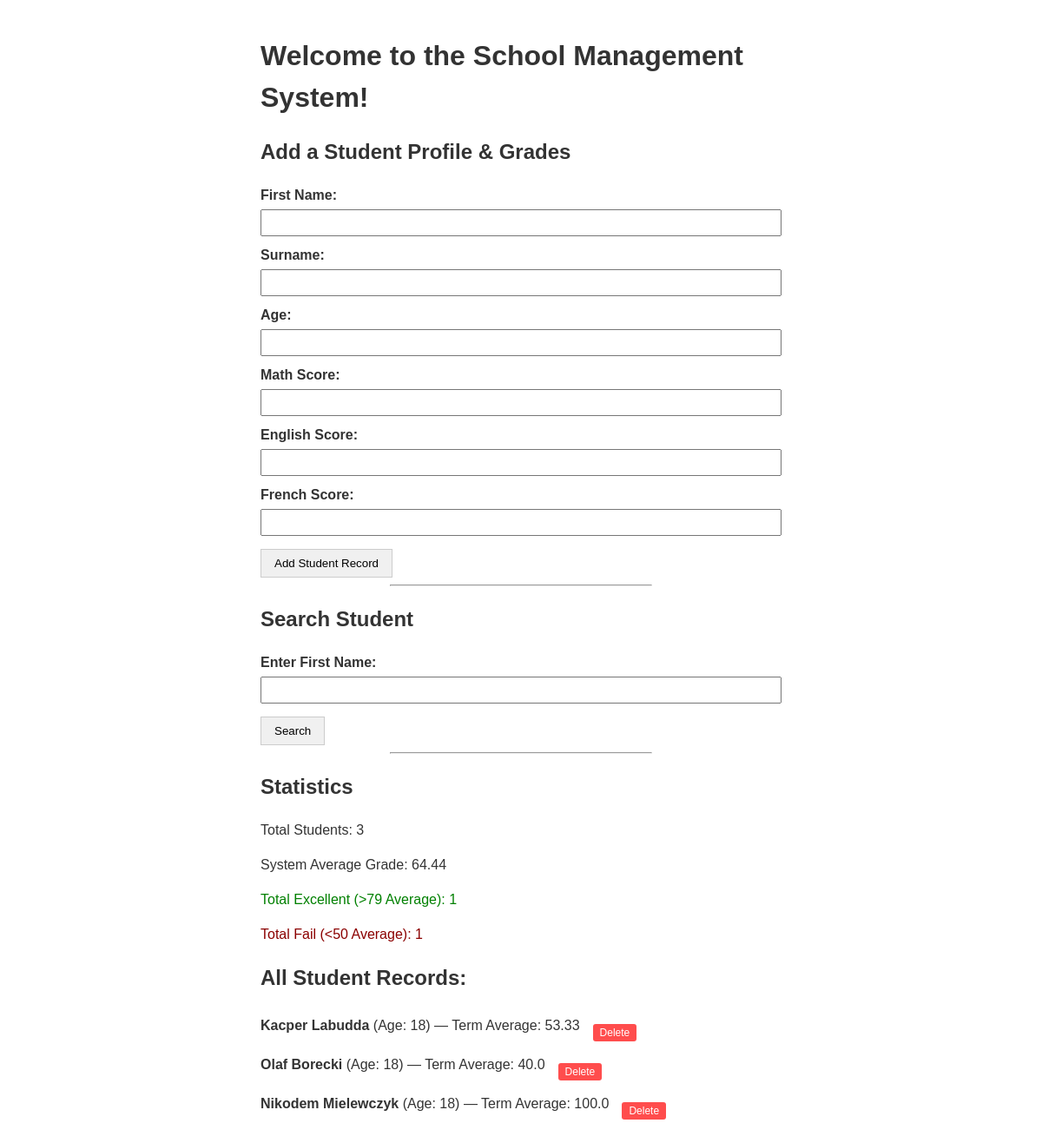
The page / on the database its author committed.
### tables this page shows
CREATE TABLE student (
            id INTEGER PRIMARY KEY AUTOINCREMENT, 
            name VARCHAR(20), 
            surname VARCHAR(20), 
            age INTEGER
        );

### app.py (the view, shortened to what this page needs)
@app.route('/')
def home():
    conn = get_db_connection()
    query = '''
        SELECT s.id, s.name, s.surname, s.age,
               (g.math_score + g.english_score + g.french_score) / 3.0 AS overall_average
        FROM student s
        JOIN grades g ON s.id = g.student_id
    '''
    students_list = conn.execute(query).fetchall()
    total = len(students_list)
    avg_row = conn.execute('''
        SELECT AVG((math_score + english_score + french_score) / 3.0) as sys_avg
        FROM grades
    ''').fetchone()
    system_average = round(avg_row['sys_avg'], 2) if avg_row['sys_avg'] else 0
    excellent = 0
    fail = 0
    for s in students_list:
        if s['overall_average'] > 79:
            excellent += 1
        elif s['overall_average'] < 50:
            fail += 1
    searched_student = None
    search_error = request.args.get('search_error')
    search_id = request.args.get('search_id')
    conn.close()
    return render_template(
        "SMS.html",
        students=students_list,
        total=total,
        excelent=excellent,
        fail=fail,
        average=system_average,
        searched_student=searched_student,
        search_error=search_error
    )

### app.py (called while the page is built)
def get_db_connection():
    conn = sqlite3.connect(DB_FILE)
    conn.row_factory = sqlite3.Row
    return conn

### templates/SMS.html (shortened to what this page needs)
<!DOCTYPE html>
<html lang="en">
<head>
</head>
<body>
    <h1>Welcome to the School Management System!</h1>
    <h2>Add a Student Profile & Grades</h2>
    <form action="/add_student" method="POST">
        <label for="name">First Name:</label>
        <input type="text" id="name" name="name" required>
        <label for="surname">Surname:</label>
        <input type="text" id="surname" name="surname" required>
        <label for="age">Age:</label>
        <input type="number" id="age" name="age" min="1" required>
        <label for="math_score">Math Score:</label>
        <input type="number" id="math_score" name="math_score" min="0" max="100" required>
        <label for="english_score">English Score:</label>
        <input type="number" id="english_score" name="english_score" min="0" max="100" required>
        <label for="french_score">French Score:</label>
        <input type="number" id="french_score" name="french_score" min="0" max="100" required>
        <button type="submit">Add Student Record</button>
    </form>
    <hr style="width: 50%;">
    <h2>Search Student</h2>
    <form action="/search_student" method="POST" style="display: block;">
        <label for="search_name">Enter First Name:</label>
        <input type="text" id="search_name" name="search_name" required>
        <button type="submit" style="grid-column: auto;">Search</button>
    </form>
    <hr style="width: 50%;">
    <h2>Statistics</h2>
    <p>Total Students: {{ total }}</p>
    <p>System Average Grade: {{ average }}</p>
    <p id="excelent">Total Excellent (>79 Average): {{ excelent }}</p>
    <p id="fail">Total Fail (&lt;50 Average): {{ fail }}</p>
    <h2>All Student Records:</h2>
    <ul style="list-style-type: none; padding: 0;">
        {% for student in students %}
            <li style="margin-bottom: 10px; display: flex; align-items: center; gap: 15px;">
                <span>
                    <strong>{{ student['name'] }} {{ student['surname'] }}</strong>
                    (Age: {{ student['age'] }}) — Term Average: {{ student['overall_average'] | round(2) }}
                </span>
                <form action="/delete_student/{{ student['id'] }}" method="POST" style="display:inline; margin:0; padding:0;">
                    <button type="submit" onclick="return" style="background-color: #ff4d4d; color: white; border: none; padding: 3px 8px; cursor: pointer; border-radius: 3px; font-size: 12px;">
                        Delete
                    </button>
                </form>
            </li>
        {% endfor %}
    </ul>
</body>
</html>

### templates/SMS.html (style rules this page uses)
body { font-family: sans-serif; max-width: 600px; margin: 40px auto; padding: 0 20px; color: #333; line-height: 1.5; }
label { display: block; margin-top: 10px; font-weight: bold; }
input { display: block; width: 100%; padding: 6px; margin-top: 4px; box-sizing: border-box; }
button { display: block; margin-top: 15px; padding: 8px 15px; background-color: #f0f0f0; border: 1px solid #ccc; cursor: pointer; }
ul { padding-left: 20px; }
li { margin-bottom: 8px; }
#excelent { color: green; }
#fail { color: darkred; }

### rows shown on the page
student: name "Kacper", surname "Labudda", age "18", overall_average "53.33"
student: name "Olaf", surname "Borecki", age "18", overall_average "40.0"
student: name "Nikodem", surname "Mielewczyk", age "18", overall_average "100.0"

### other values the page prints
{{ total }} "3"
{{ average }} "64.44"
{{ excelent }} "1"
{{ fail }} "1"
